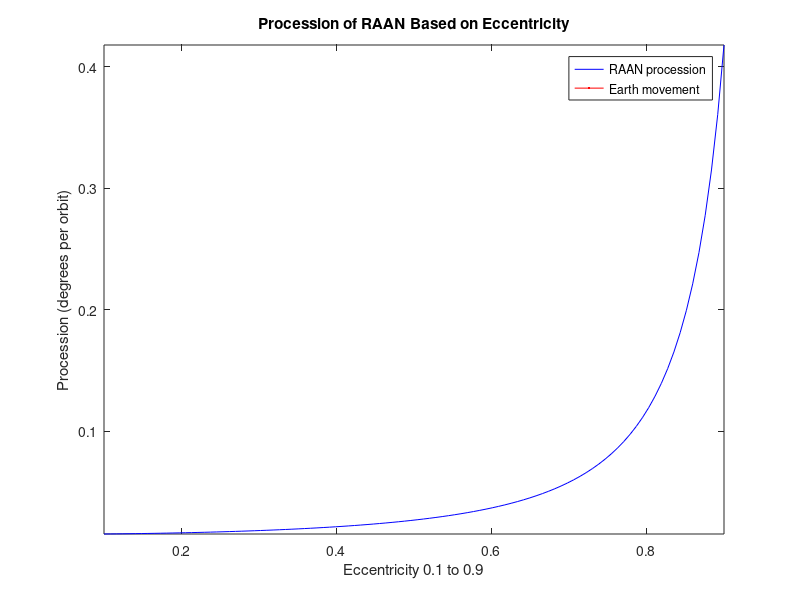

MATLAB code for this plot:
% Zane Grothe
% AERO 6330
% HW 2
% 2/14/22 <3

clear all
close all
clc

% Problem 2 ~~~~~~~~~~~~~~~~~~~~

J2=1.08263*10^-3; % J2 coefficient
RE=6378; % Radius of Earth (km)
mu=398600; % Earth's Gravitational Parameter (km^3/s^2)


% Eccentricity effect on RAAN ~~~~~~~~~~

a=26554; % Semi-Major Axis (km)
ec=linspace(0.1,0.9); % Eccentricity
p=a*(1-ec.^2); % Semi-Latus Rectums (km)
n=2*pi; % Mean motion
T=2*pi*sqrt(a^3/mu); % Period (s)
S_opd=86400/T; % spacecraft orbits per day
in=asin(sqrt(4/5))+pi; % Inclination (radians)

% delta Omega i.e. procession of RAAN (radians per orbit)
DO_ec=-3/2*n*J2*RE^2*cos(in)./p.^2;

% Convert to degrees
DO_ec_deg=DO_ec*180/pi;

% Processions
E_dpd=360/365.45; % Earth degrees per day
E_dpo=E_dpd/S_opd; % Earth degrees per SC orbit

% Plot
plot(ec,DO_ec_deg,'color','b')
hold on
plot(ec,E_dpo,'color','r')
hold off
xlim([0.1,0.9])
ylim([min(DO_ec_deg),max(DO_ec_deg)])
xlabel('Eccentricity 0.1 to 0.9')
ylabel('Procession (degrees per orbit)')
title('Procession of RAAN Based on Eccentricity')
legend({'RAAN procession','Earth movement'},'Location','northeast')

